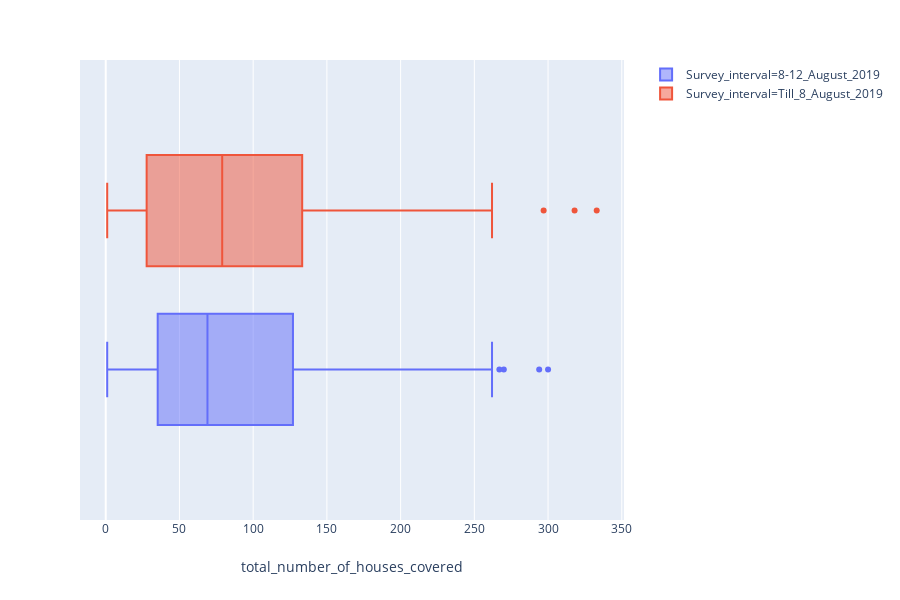
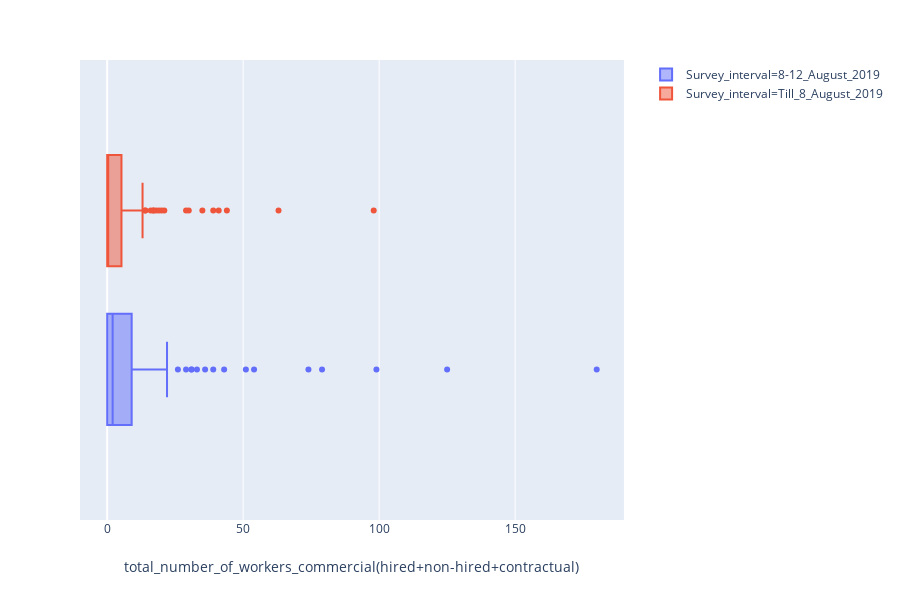
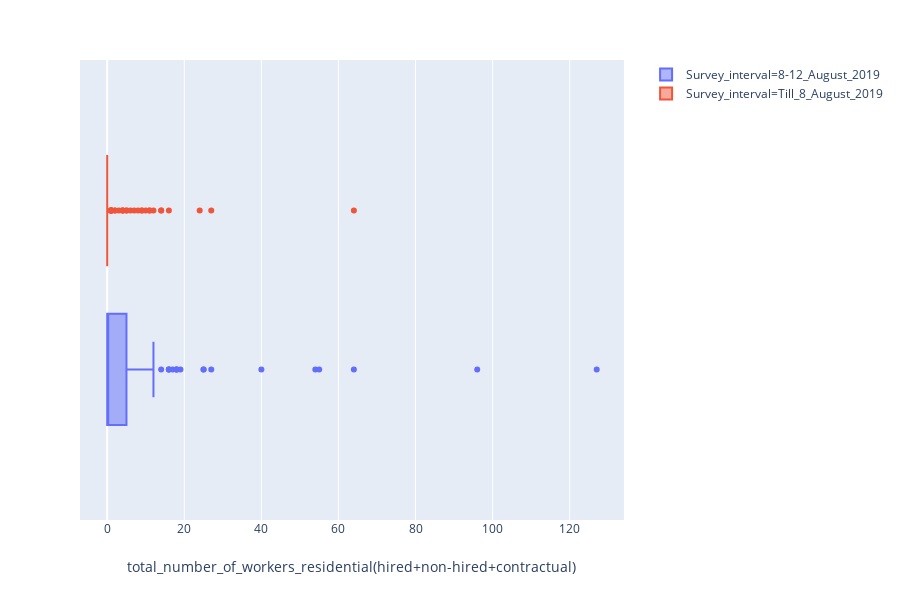
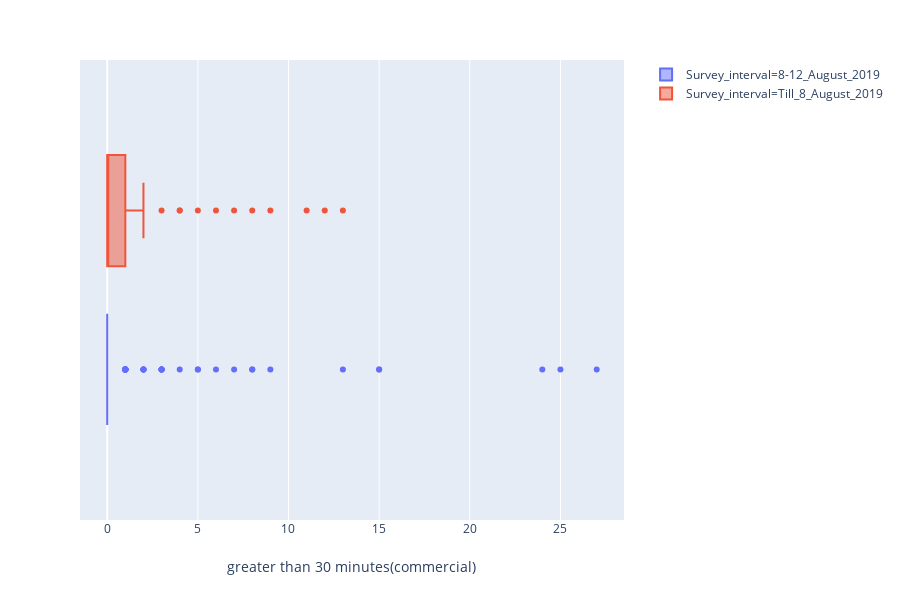

Notebook source saved alongside these figures, in order:
### Code cell
fig = px.box(df1, x="total_number_of_houses_covered", color = 'Survey_interval', 
             hover_data=["state_name", "enumerator_id"])

fig.update_traces(orientation='h')
fig.show()

fig = px.box(df1, x="total_number_of_workers_commercial(hired+non-hired+contractual)", color = 'Survey_interval', 
              hover_data=["state_name", "enumerator_id"])

fig.update_traces(orientation='h')
fig.show()

fig = px.box(df1, x="total_number_of_workers_residential(hired+non-hired+contractual)", color = 'Survey_interval', 
              hover_data=["state_name", "enumerator_id"])

fig.update_traces(orientation='h')
fig.show()

fig = px.box(df1, x="greater than 30 minutes(commercial)", color = 'Survey_interval', 
              hover_data=["state_name", "enumerator_id"])

fig.update_traces(orientation='h')
fig.show()

fig = px.box(df1, x="greater than 30 minutes(residential)", color = 'Survey_interval', 
              hover_data=["state_name", "enumerator_id"])

fig.update_traces(orientation='h')
fig.show()

### Figure 1 — Plotly figure (JSON) as saved in the notebook; plotly's stock layout.template omitted (floating-point values rounded to 4 significant figures; data arrays with more than 128 entries replaced by an {"elided": "..."} marker saying what was removed)
{"data": [{"alignmentgroup": "True", "customdata": {"elided": "163x2 mixed values"}, "hoverlabel": {"namelength": 0}, "hovertemplate": "Survey_interval=8-12_August_2019<br>total_number_of_houses_covered=%{x}<br>state_name=%{customdata[0]}<br>enumerator_id=%{customdata[1]}", "legendgroup": "Survey_interval=8-12_August_2019", "marker": {"color": "#636efa"}, "name": "Survey_interval=8-12_August_2019", "notched": false, "offsetgroup": "Survey_interval=8-12_August_2019", "orientation": "h", "showlegend": true, "type": "box", "x": {"elided": "163 int values"}, "x0": " ", "xaxis": "x", "y0": " ", "yaxis": "y"}, {"alignmentgroup": "True", "customdata": {"elided": "129x2 mixed values"}, "hoverlabel": {"namelength": 0}, "hovertemplate": "Survey_interval=Till_8_August_2019<br>total_number_of_houses_covered=%{x}<br>state_name=%{customdata[0]}<br>enumerator_id=%{customdata[1]}", "legendgroup": "Survey_interval=Till_8_August_2019", "marker": {"color": "#EF553B"}, "name": "Survey_interval=Till_8_August_2019", "notched": false, "offsetgroup": "Survey_interval=Till_8_August_2019", "orientation": "h", "showlegend": true, "type": "box", "x": {"elided": "129 int values"}, "x0": " ", "xaxis": "x", "y0": " ", "yaxis": "y"}], "layout": {"boxmode": "group", "height": 600, "legend": {"tracegroupgap": 0}, "margin": {"t": 60}, "xaxis": {"anchor": "y", "domain": [0, 0.98], "title": {"text": "total_number_of_houses_covered"}}, "yaxis": {"anchor": "x", "domain": [0, 1]}}}

### Figure 2 — Plotly figure (JSON) as saved in the notebook; plotly's stock layout.template omitted (floating-point values rounded to 4 significant figures; data arrays with more than 128 entries replaced by an {"elided": "..."} marker saying what was removed)
{"data": [{"alignmentgroup": "True", "customdata": {"elided": "163x2 mixed values"}, "hoverlabel": {"namelength": 0}, "hovertemplate": "Survey_interval=8-12_August_2019<br>total_number_of_workers_commercial(hired+non-hired+contractual)=%{x}<br>state_name=%{customdata[0]}<br>enumerator_id=%{customdata[1]}", "legendgroup": "Survey_interval=8-12_August_2019", "marker": {"color": "#636efa"}, "name": "Survey_interval=8-12_August_2019", "notched": false, "offsetgroup": "Survey_interval=8-12_August_2019", "orientation": "h", "showlegend": true, "type": "box", "x": {"elided": "163 int values"}, "x0": " ", "xaxis": "x", "y0": " ", "yaxis": "y"}, {"alignmentgroup": "True", "customdata": {"elided": "129x2 mixed values"}, "hoverlabel": {"namelength": 0}, "hovertemplate": "Survey_interval=Till_8_August_2019<br>total_number_of_workers_commercial(hired+non-hired+contractual)=%{x}<br>state_name=%{customdata[0]}<br>enumerator_id=%{customdata[1]}", "legendgroup": "Survey_interval=Till_8_August_2019", "marker": {"color": "#EF553B"}, "name": "Survey_interval=Till_8_August_2019", "notched": false, "offsetgroup": "Survey_interval=Till_8_August_2019", "orientation": "h", "showlegend": true, "type": "box", "x": {"elided": "129 int values"}, "x0": " ", "xaxis": "x", "y0": " ", "yaxis": "y"}], "layout": {"boxmode": "group", "height": 600, "legend": {"tracegroupgap": 0}, "margin": {"t": 60}, "xaxis": {"anchor": "y", "domain": [0, 0.98], "title": {"text": "total_number_of_workers_commercial(hired+non-hired+contractual)"}}, "yaxis": {"anchor": "x", "domain": [0, 1]}}}

### Figure 3 — Plotly figure (JSON) as saved in the notebook; plotly's stock layout.template omitted (floating-point values rounded to 4 significant figures; data arrays with more than 128 entries replaced by an {"elided": "..."} marker saying what was removed)
{"data": [{"alignmentgroup": "True", "customdata": {"elided": "163x2 mixed values"}, "hoverlabel": {"namelength": 0}, "hovertemplate": "Survey_interval=8-12_August_2019<br>total_number_of_workers_residential(hired+non-hired+contractual)=%{x}<br>state_name=%{customdata[0]}<br>enumerator_id=%{customdata[1]}", "legendgroup": "Survey_interval=8-12_August_2019", "marker": {"color": "#636efa"}, "name": "Survey_interval=8-12_August_2019", "notched": false, "offsetgroup": "Survey_interval=8-12_August_2019", "orientation": "h", "showlegend": true, "type": "box", "x": {"elided": "163 int values"}, "x0": " ", "xaxis": "x", "y0": " ", "yaxis": "y"}, {"alignmentgroup": "True", "customdata": {"elided": "129x2 mixed values"}, "hoverlabel": {"namelength": 0}, "hovertemplate": "Survey_interval=Till_8_August_2019<br>total_number_of_workers_residential(hired+non-hired+contractual)=%{x}<br>state_name=%{customdata[0]}<br>enumerator_id=%{customdata[1]}", "legendgroup": "Survey_interval=Till_8_August_2019", "marker": {"color": "#EF553B"}, "name": "Survey_interval=Till_8_August_2019", "notched": false, "offsetgroup": "Survey_interval=Till_8_August_2019", "orientation": "h", "showlegend": true, "type": "box", "x": {"elided": "129 int values"}, "x0": " ", "xaxis": "x", "y0": " ", "yaxis": "y"}], "layout": {"boxmode": "group", "height": 600, "legend": {"tracegroupgap": 0}, "margin": {"t": 60}, "xaxis": {"anchor": "y", "domain": [0, 0.98], "title": {"text": "total_number_of_workers_residential(hired+non-hired+contractual)"}}, "yaxis": {"anchor": "x", "domain": [0, 1]}}}

### Figure 4 — Plotly figure (JSON) as saved in the notebook; plotly's stock layout.template omitted (floating-point values rounded to 4 significant figures; data arrays with more than 128 entries replaced by an {"elided": "..."} marker saying what was removed)
{"data": [{"alignmentgroup": "True", "customdata": {"elided": "163x2 mixed values"}, "hoverlabel": {"namelength": 0}, "hovertemplate": "Survey_interval=8-12_August_2019<br>greater than 30 minutes(commercial)=%{x}<br>state_name=%{customdata[0]}<br>enumerator_id=%{customdata[1]}", "legendgroup": "Survey_interval=8-12_August_2019", "marker": {"color": "#636efa"}, "name": "Survey_interval=8-12_August_2019", "notched": false, "offsetgroup": "Survey_interval=8-12_August_2019", "orientation": "h", "showlegend": true, "type": "box", "x": {"elided": "163 int values"}, "x0": " ", "xaxis": "x", "y0": " ", "yaxis": "y"}, {"alignmentgroup": "True", "customdata": {"elided": "129x2 mixed values"}, "hoverlabel": {"namelength": 0}, "hovertemplate": "Survey_interval=Till_8_August_2019<br>greater than 30 minutes(commercial)=%{x}<br>state_name=%{customdata[0]}<br>enumerator_id=%{customdata[1]}", "legendgroup": "Survey_interval=Till_8_August_2019", "marker": {"color": "#EF553B"}, "name": "Survey_interval=Till_8_August_2019", "notched": false, "offsetgroup": "Survey_interval=Till_8_August_2019", "orientation": "h", "showlegend": true, "type": "box", "x": {"elided": "129 int values"}, "x0": " ", "xaxis": "x", "y0": " ", "yaxis": "y"}], "layout": {"boxmode": "group", "height": 600, "legend": {"tracegroupgap": 0}, "margin": {"t": 60}, "xaxis": {"anchor": "y", "domain": [0, 0.98], "title": {"text": "greater than 30 minutes(commercial)"}}, "yaxis": {"anchor": "x", "domain": [0, 1]}}}
